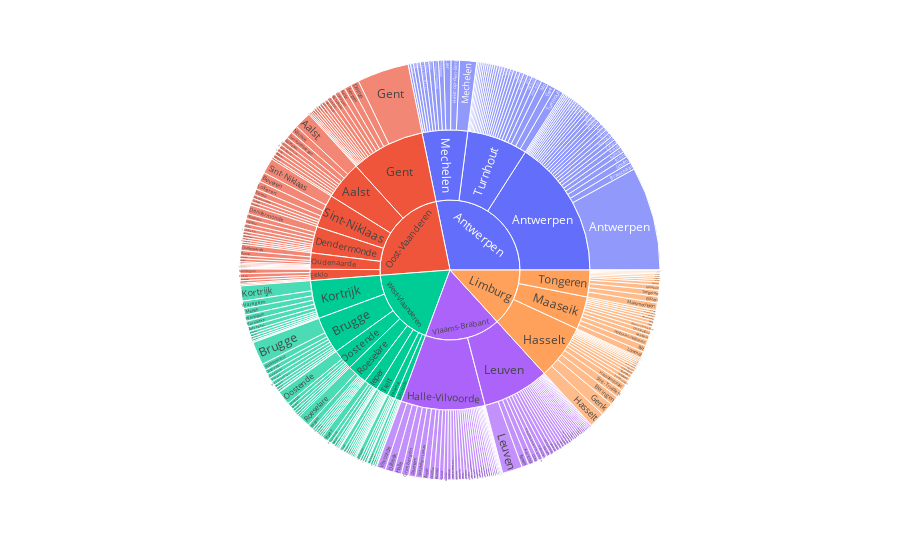

Write notebook code for a chart like this one.
### Code cell
fig = px.sunburst(df[df['region_NL'] == 'Vlaams Gewest'], path=['province_NL', 'arrondissement_NL', 'municipality_NL'], values='inhabitants')
fig.show()

### Figure 1 — Plotly figure (JSON) as saved in the notebook; plotly's stock layout.template omitted (floating-point values rounded to 4 significant figures; data arrays with more than 128 entries replaced by an {"elided": "..."} marker saying what was removed)
{"data": [{"branchvalues": "total", "domain": {"x": [0, 1], "y": [0, 1]}, "hovertemplate": "labels=%{label}<br>inhabitants=%{value}<br>parent=%{parent}<br>id=%{id}<extra></extra>", "ids": {"elided": "327 str values"}, "labels": {"elided": "327 str values"}, "name": "", "parents": {"elided": "327 str values"}, "type": "sunburst", "values": {"elided": "327 int values"}}], "layout": {"autosize": true, "legend": {"tracegroupgap": 0}, "margin": {"t": 60}}}
